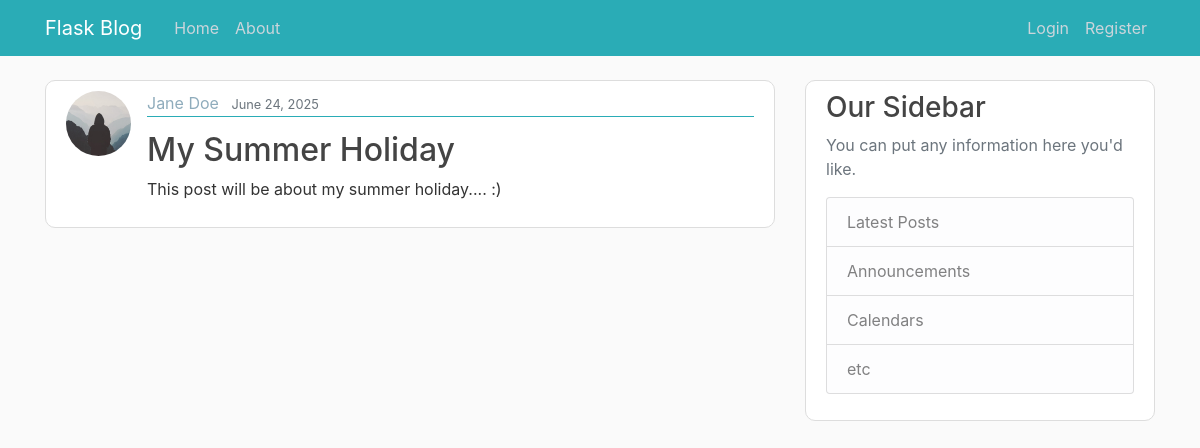
Screenshot of /post/2 with the database file from the repository.
### flask_blog/models.py (models this page shows, shortened)
class User(db.Model, UserMixin):
    id = db.Column(db.Integer, primary_key=True)
    username = db.Column(db.String(20), unique=True, nullable=False)
    email = db.Column(db.String(120), unique=True, nullable=False)
    image_file = db.Column(db.String(20), nullable=False, default='default.jpg')
    password = db.Column(db.String(60), nullable=False)
    post = db.relationship('Post', backref='author', lazy=True)

class Post(db.Model):
    id = db.Column(db.Integer, primary_key=True)
    title = db.Column(db.String(100), nullable=False)
    date_posted = db.Column(db.DateTime, nullable=False, default=lambda: datetime.now(timezone.utc))
    content = db.Column(db.Text, nullable=False)
    user_id = db.Column(db.Integer, db.ForeignKey('user.id'), nullable=False)

### flask_blog/routes.py (the view)
@app.route("/post/<int:post_id>")
def post(post_id):
    post = Post.query.get_or_404(post_id)
    return render_template('post.html', title=post.title, post=post)

### flask_blog/templates/post.html (shortened to what this page needs)
{% extends "layout.html" %}
{% block content %}
  <article class="media content-section">
    <img class="rounded-circle article-img" src="{{ url_for('static', filename='profile_pics/' + post.author.image_file) }}">
    <div class="media-body">
      <div class="article-metadata">
        <a class="mr-2" href="#">{{ post.author.username.title() }}</a>
        <small class="text-muted">{{ post.date_posted.strftime('%B %d, %Y') }}</small>
      </div>
      <div class="d-flex justify-content-between align-items-center">
        <div>
          <h2 class="article-title article-title-h2">{{ post.title }}</h2>
        </div>
      </div>
      <p class="article-content">{{ post.content }}</p>
    </div>
  </article>
{% endblock content %}

### flask_blog/static/main.css (style rules this page uses)
body { background: #fafafa; color: #333333; margin-top: 5rem; }
h1, h2, h3, h4, h5, h6 { color: #444444; }
.content-section { background: #ffffff; padding: 10px 20px; border: 1px solid #dddddd; border-radius: 10px; margin-bottom: 20px; }
.article-title-h2 { margin-top: 10px; }
.article-title { color: #444444; }
.mr-2 { color: #8facbc; }
.article-content { white-space: pre-line; }
.article-img { height: 65px; width: 65px; margin-right: 16px; }
.article-metadata { padding-bottom: 1px; margin-bottom: 4px; border-bottom: 1px solid #2aacb6 }

### rows the page displays
User: image_file (placeholder picture), author.username "Jane Doe"
Post: date_posted "June 24, 2025", title "My Summer Holiday", content "This post will be about my summer holiday.... :)"
